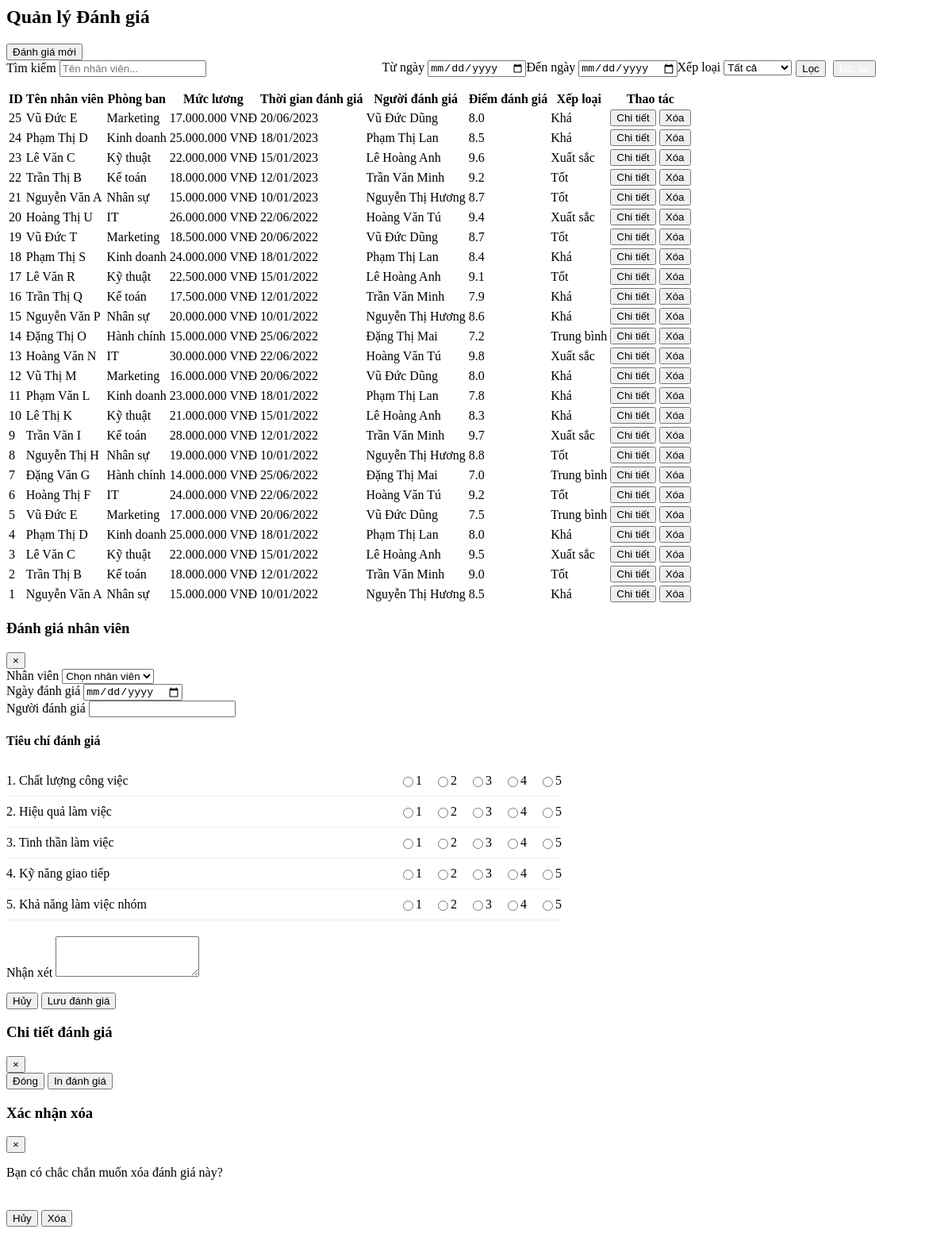
The page /pages/assessment.php on the database its author committed.
### tables this page shows
CREATE TABLE Assessment (
    id INT PRIMARY KEY AUTO_INCREMENT,
    Ten_nhan_vien VARCHAR(50) NOT NULL,
    Thoi_gian DATE,
    Nguoi_danh_gia VARCHAR(50),
    Diem_danh_gia DECIMAL(3,1),
    Xep_loai VARCHAR(20)
);

CREATE TABLE Employee (
    id INT PRIMARY KEY AUTO_INCREMENT,
    Ten_nhan_vien VARCHAR(50) NOT NULL,
    Gioi_tinh VARCHAR(10),
    Phong_ban VARCHAR(50),
    Chuc_vu VARCHAR(50),
    Muc_luong DECIMAL(12,2),
    Ngay_bat_dau_hop_dong DATE,
    Ngay_ket_thuc_hop_dong DATE,
    Loai_hop_dong VARCHAR(30),
    Luong_co_ban DECIMAL(12,2),
    Luong_thuc_te DECIMAL(12,2),
    Phu_cap DECIMAL(12,2),
    Luong_thuong DECIMAL(12,2),
    Cac_khoan_tru DECIMAL(12,2),
    Thue DECIMAL(12,2),
    Thuc_lanh DECIMAL(12,2)
);

### pages/assessment.php (the view, shortened to what this page needs)
<?php
$servername = "localhost";
$username = "root";
$password = "";
$dbname = "CompanyManagement";
try {
    $conn = new PDO("mysql:host=$servername;dbname=$dbname", $username, $password);
    $conn->setAttribute(PDO::ATTR_ERRMODE, PDO::ERRMODE_EXCEPTION);
} catch (PDOException $e) {
    die("Connection failed: " . $e->getMessage());
}
$params = [];
$where_clause = "";
$order_by = "ORDER BY a.id DESC";
?>
<div class="assessment-container">
    <div class="card">
        <div class="card-header">
            <h2 class="card-title">Quản lý Đánh giá</h2>
            <button class="btn btn-primary" onclick="openAssessmentModal()">Đánh giá mới</button>
        </div>
        <div class="filter-section">
            <form method="GET" id="assessmentFilterForm" style="display: flex; width: 100%;">
                <div class="filter-item" style="width:40%; flex: none;">
                    <label for="search">Tìm kiếm</label>
                    <input type="text" id="search" name="search" placeholder="Tên nhân viên..."
                        class="form-control" value="<?php echo isset($_GET['search']) ? htmlspecialchars($_GET['search']) : ''; ?>">
                </div>
                <div class="filter-item">
                    <label for="date_from">Từ ngày</label>
                    <input type="date" id="date_from" name="date_from" class="form-control"
                        value="<?php echo isset($_GET['date_from']) ? htmlspecialchars($_GET['date_from']) : ''; ?>">
                </div>
                <div class="filter-item">
                    <label for="date_to">Đến ngày</label>
                    <input type="date" id="date_to" name="date_to" class="form-control"
                        value="<?php echo isset($_GET['date_to']) ? htmlspecialchars($_GET['date_to']) : ''; ?>">
                </div>
                <div class="filter-item">
                    <label for="rating">Xếp loại</label>
                    <select id="rating" name="rating" class="form-control">
                        <option value="">Tất cả</option>
                    </select>
                </div>
                <div class="filter-item" style="align-items: flex-end;flex-direction: row;margin-left: 5px;">
                    <button type="submit" style="margin-right: 5px;" class="btn btn-primary">Lọc</button>
                    <button type="button" class="btn btn-secondary">
                        <a href="index.php?page=assessment" style="text-decoration: none;color: white;">
                        </a>
                    </button>
                </div>
            </form>
        </div>
        <table class="data-table">
            <thead>
                <tr>
                    <th>ID</th>
                    <th>Tên nhân viên</th>
                    <th>Phòng ban</th>
                    <th>Mức lương</th>
                    <th>Thời gian đánh giá</th>
                    <th>Người đánh giá</th>
                    <th>Điểm đánh giá</th>
                    <th>Xếp loại</th>
                    <th>Thao tác</th>
                </tr>
            </thead>
            <tbody>
                <?php
                $sql = "SELECT a.id, e.Ten_nhan_vien, e.Phong_ban, e.Muc_luong, a.Thoi_gian, a.Nguoi_danh_gia, a.Diem_danh_gia, a.Xep_loai
                        FROM Assessment a
                        JOIN Employee e ON a.Ten_nhan_vien = e.Ten_nhan_vien
                        $where_clause $order_by";
                $stmt = $conn->prepare($sql);
                $stmt->execute($params);
                $assessments = $stmt->fetchAll(PDO::FETCH_ASSOC);
                if (count($assessments) > 0) {
                    foreach ($assessments as $assessment) {
                        echo "<tr>";
                        echo "<td>{$assessment['id']}</td>";
                        echo "<td>{$assessment['Ten_nhan_vien']}</td>";
                        echo "<td>{$assessment['Phong_ban']}</td>";
                        echo "<td>" . number_format($assessment['Muc_luong'], 0, ',', '.') . " VNĐ</td>";
                        echo "<td>" . date('d/m/Y', strtotime($assessment['Thoi_gian'])) . "</td>";
                        echo "<td>{$assessment['Nguoi_danh_gia']}</td>";
                        echo "<td>{$assessment['Diem_danh_gia']}</td>";
                        echo "<td>{$assessment['Xep_loai']}</td>";
                        echo "<td>
                                <button class='btn btn-info btn-sm' onclick='viewAssessmentDetails({$assessment['id']})'>Chi tiết</button>
                                <button class='btn btn-danger btn-sm' onclick='confirmDeleteAssessment({$assessment['id']})'>Xóa</button>
                              </td>";
                        echo "</tr>";
                    }
                } else {
                    echo "<tr><td colspan='9' style='text-align: center;'>Không tìm thấy dữ liệu đánh giá</td></tr>";
                }
                ?>
            </tbody>
        </table>
    </div>
</div>
<div class="modal" id="assessmentModal">
    <div class="modal-content" style="width: 700px; max-width: 90%;">
        <div class="modal-header">
            <h3 class="modal-title">Đánh giá nhân viên</h3>
            <button class="close-btn" onclick="closeModal('assessmentModal')">&times;</button>
        </div>
        <div class="modal-body">
            <form id="assessmentForm" method="POST">
                <div class="form-group">
                    <label for="assessment_employee">Nhân viên</label>
                    <select id="assessment_employee" name="employee" class="form-control" required>
                        <option value="">Chọn nhân viên</option>
                    </select>
                </div>
                <div class="form-group">
                    <label for="assessment_date">Ngày đánh giá</label>
                    <input type="date" id="assessment_date" name="date" class="form-control" required>
                </div>
                <div class="form-group">
                    <label for="assessment_evaluator">Người đánh giá</label>
                    <input type="text" id="assessment_evaluator" name="evaluator" class="form-control" required>
                </div>
                <h4 class="mt-4">Tiêu chí đánh giá</h4>
                <div class="assessment-criteria">
                    <div class="criteria-item">
                        <label>1. Chất lượng công việc</label>
                        <div class="rating-group">
                            <?php
                            for($i = 1; $i <= 5; $i++) {
                                echo "<label><input type='radio' name='quality' value='$i'> $i</label>";
                            }
                            ?>
                        </div>
                    </div>
                    <div class="criteria-item">
                        <label>2. Hiệu quả làm việc</label>
                        <div class="rating-group">
                            <?php
                            for($i = 1; $i <= 5; $i++) {
                                echo "<label><input type='radio' name='efficiency' value='$i'> $i</label>";
                            }
                            ?>
                        </div>
                    </div>
                    <div class="criteria-item">
                        <label>3. Tinh thần làm việc</label>
                        <div class="rating-group">
                            <?php
                            for($i = 1; $i <= 5; $i++) {
                                echo "<label><input type='radio' name='attitude' value='$i'> $i</label>";
                            }
                            ?>
                        </div>
                    </div>
                    <div class="criteria-item">
                        <label>4. Kỹ năng giao tiếp</label>
                        <div class="rating-group">
                            <?php
                            for($i = 1; $i <= 5; $i++) {
                                echo "<label><input type='radio' name='communication' value='$i'> $i</label>";
                            }
                            ?>
                        </div>
                    </div>
                    <div class="criteria-item">
                        <label>5. Khả năng làm việc nhóm</label>
                        <div class="rating-group">
                            <?php
                            for($i = 1; $i <= 5; $i++) {
                                echo "<label><input type='radio' name='teamwork' value='$i'> $i</label>";
                            }
                            ?>
                        </div>
                    </div>
                </div>
                <div class="form-group">
                    <label for="assessment_comments">Nhận xét</label>
                    <textarea id="assessment_comments" name="comments" class="form-control" rows="3"></textarea>
                </div>
            </form>
        </div>
        <div class="modal-footer">
            <button class="btn btn-secondary" onclick="closeModal('assessmentModal')">Hủy</button>
            <button class="btn btn-primary" onclick="submitAssessment()">Lưu đánh giá</button>
        </div>
    </div>
</div>
<div class="modal" id="assessmentDetailsModal">
    <div class="modal-content">
        <div class="modal-header">
            <h3 class="modal-title">Chi tiết đánh giá</h3>
            <button class="close-btn" onclick="closeModal('assessmentDetailsModal')">&times;</button>
        </div>
        <div class="modal-footer">
            <button class="btn btn-secondary" onclick="closeModal('assessmentDetailsModal')">Đóng</button>
            <button class="btn btn-primary" onclick="printAssessmentDetails()">In đánh giá</button>
        </div>
    </div>
</div>
<div class="modal" id="deleteAssessmentModal">
    <div class="modal-content">
        <div class="modal-header">
            <h3 class="modal-title">Xác nhận xóa</h3>
            <button class="close-btn" onclick="closeModal('deleteAssessmentModal')">&times;</button>
        </div>
        <div class="modal-body" style="height: 7vh;">
            <p>Bạn có chắc chắn muốn xóa đánh giá này?</p>
        </div>
        <div class="modal-footer">
            <button class="btn btn-secondary" onclick="closeModal('deleteAssessmentModal')">Hủy</button>
            <button class="btn btn-danger" onclick="document.getElementById('deleteAssessmentForm').submit()">Xóa</button>
        </div>
    </div>
</div>

### pages/assessment.php (style rules this page uses)
.assessment-criteria { margin-bottom: 20px; }
.criteria-item { display: flex; justify-content: space-between; align-items: center; padding: 10px 0; border-bottom: 1px solid #eee; }
.rating-group { display: flex; gap: 15px; }
.rating-group label { display: flex; align-items: center; cursor: pointer; }

### rows shown on the page
assessment: id "25", employee.Ten_nhan_vien "Vũ Đức E", employee.Phong_ban "Marketing", employee.Muc_luong "17.000.000", Thoi_gian "20/06/2023", Nguoi_danh_gia "Vũ Đức Dũng", Diem_danh_gia "8.0", Xep_loai "Khá"
assessment: id "24", employee.Ten_nhan_vien "Phạm Thị D", employee.Phong_ban "Kinh doanh", employee.Muc_luong "25.000.000", Thoi_gian "18/01/2023", Nguoi_danh_gia "Phạm Thị Lan", Diem_danh_gia "8.5", Xep_loai "Khá"
assessment: id "23", employee.Ten_nhan_vien "Lê Văn C", employee.Phong_ban "Kỹ thuật", employee.Muc_luong "22.000.000", Thoi_gian "15/01/2023", Nguoi_danh_gia "Lê Hoàng Anh", Diem_danh_gia "9.6", Xep_loai "Xuất sắc"
assessment: id "22", employee.Ten_nhan_vien "Trần Thị B", employee.Phong_ban "Kế toán", employee.Muc_luong "18.000.000", Thoi_gian "12/01/2023", Nguoi_danh_gia "Trần Văn Minh", Diem_danh_gia "9.2", Xep_loai "Tốt"
assessment: id "21", employee.Ten_nhan_vien "Nguyễn Văn A", employee.Phong_ban "Nhân sự", employee.Muc_luong "15.000.000", Thoi_gian "10/01/2023", Nguoi_danh_gia "Nguyễn Thị Hương", Diem_danh_gia "8.7", Xep_loai "Tốt"
assessment: id "20", employee.Ten_nhan_vien "Hoàng Thị U", employee.Phong_ban "IT", employee.Muc_luong "26.000.000", Thoi_gian "22/06/2022", Nguoi_danh_gia "Hoàng Văn Tú", Diem_danh_gia "9.4", Xep_loai "Xuất sắc"
assessment: id "19", employee.Ten_nhan_vien "Vũ Đức T", employee.Phong_ban "Marketing", employee.Muc_luong "18.500.000", Thoi_gian "20/06/2022", Nguoi_danh_gia "Vũ Đức Dũng", Diem_danh_gia "8.7", Xep_loai "Tốt"
assessment: id "18", employee.Ten_nhan_vien "Phạm Thị S", employee.Phong_ban "Kinh doanh", employee.Muc_luong "24.000.000", Thoi_gian "18/01/2022", Nguoi_danh_gia "Phạm Thị Lan", Diem_danh_gia "8.4", Xep_loai "Khá"
assessment: id "17", employee.Ten_nhan_vien "Lê Văn R", employee.Phong_ban "Kỹ thuật", employee.Muc_luong "22.500.000", Thoi_gian "15/01/2022", Nguoi_danh_gia "Lê Hoàng Anh", Diem_danh_gia "9.1", Xep_loai "Tốt"
assessment: id "16", employee.Ten_nhan_vien "Trần Thị Q", employee.Phong_ban "Kế toán", employee.Muc_luong "17.500.000", Thoi_gian "12/01/2022", Nguoi_danh_gia "Trần Văn Minh", Diem_danh_gia "7.9", Xep_loai "Khá"
assessment: id "15", employee.Ten_nhan_vien "Nguyễn Văn P", employee.Phong_ban "Nhân sự", employee.Muc_luong "20.000.000", Thoi_gian "10/01/2022", Nguoi_danh_gia "Nguyễn Thị Hương", Diem_danh_gia "8.6", Xep_loai "Khá"
assessment: id "14", employee.Ten_nhan_vien "Đặng Thị O", employee.Phong_ban "Hành chính", employee.Muc_luong "15.000.000", Thoi_gian "25/06/2022", Nguoi_danh_gia "Đặng Thị Mai", Diem_danh_gia "7.2", Xep_loai "Trung bình"
assessment: id "13", employee.Ten_nhan_vien "Hoàng Văn N", employee.Phong_ban "IT", employee.Muc_luong "30.000.000", Thoi_gian "22/06/2022", Nguoi_danh_gia "Hoàng Văn Tú", Diem_danh_gia "9.8", Xep_loai "Xuất sắc"
assessment: id "12", employee.Ten_nhan_vien "Vũ Thị M", employee.Phong_ban "Marketing", employee.Muc_luong "16.000.000", Thoi_gian "20/06/2022", Nguoi_danh_gia "Vũ Đức Dũng", Diem_danh_gia "8.0", Xep_loai "Khá"
assessment: id "11", employee.Ten_nhan_vien "Phạm Văn L", employee.Phong_ban "Kinh doanh", employee.Muc_luong "23.000.000", Thoi_gian "18/01/2022", Nguoi_danh_gia "Phạm Thị Lan", Diem_danh_gia "7.8", Xep_loai "Khá"
assessment: id "10", employee.Ten_nhan_vien "Lê Thị K", employee.Phong_ban "Kỹ thuật", employee.Muc_luong "21.000.000", Thoi_gian "15/01/2022", Nguoi_danh_gia "Lê Hoàng Anh", Diem_danh_gia "8.3", Xep_loai "Khá"
assessment: id "9", employee.Ten_nhan_vien "Trần Văn I", employee.Phong_ban "Kế toán", employee.Muc_luong "28.000.000", Thoi_gian "12/01/2022", Nguoi_danh_gia "Trần Văn Minh", Diem_danh_gia "9.7", Xep_loai "Xuất sắc"
assessment: id "8", employee.Ten_nhan_vien "Nguyễn Thị H", employee.Phong_ban "Nhân sự", employee.Muc_luong "19.000.000", Thoi_gian "10/01/2022", Nguoi_danh_gia "Nguyễn Thị Hương", Diem_danh_gia "8.8", Xep_loai "Tốt"
assessment: id "7", employee.Ten_nhan_vien "Đặng Văn G", employee.Phong_ban "Hành chính", employee.Muc_luong "14.000.000", Thoi_gian "25/06/2022", Nguoi_danh_gia "Đặng Thị Mai", Diem_danh_gia "7.0", Xep_loai "Trung bình"
assessment: id "6", employee.Ten_nhan_vien "Hoàng Thị F", employee.Phong_ban "IT", employee.Muc_luong "24.000.000", Thoi_gian "22/06/2022", Nguoi_danh_gia "Hoàng Văn Tú", Diem_danh_gia "9.2", Xep_loai "Tốt"
assessment: id "5", employee.Ten_nhan_vien "Vũ Đức E", employee.Phong_ban "Marketing", employee.Muc_luong "17.000.000", Thoi_gian "20/06/2022", Nguoi_danh_gia "Vũ Đức Dũng", Diem_danh_gia "7.5", Xep_loai "Trung bình"
assessment: id "4", employee.Ten_nhan_vien "Phạm Thị D", employee.Phong_ban "Kinh doanh", employee.Muc_luong "25.000.000", Thoi_gian "18/01/2022", Nguoi_danh_gia "Phạm Thị Lan", Diem_danh_gia "8.0", Xep_loai "Khá"
assessment: id "3", employee.Ten_nhan_vien "Lê Văn C", employee.Phong_ban "Kỹ thuật", employee.Muc_luong "22.000.000", Thoi_gian "15/01/2022", Nguoi_danh_gia "Lê Hoàng Anh", Diem_danh_gia "9.5", Xep_loai "Xuất sắc"
assessment: id "2", employee.Ten_nhan_vien "Trần Thị B", employee.Phong_ban "Kế toán", employee.Muc_luong "18.000.000", Thoi_gian "12/01/2022", Nguoi_danh_gia "Trần Văn Minh", Diem_danh_gia "9.0", Xep_loai "Tốt"
assessment: id "1", employee.Ten_nhan_vien "Nguyễn Văn A", employee.Phong_ban "Nhân sự", employee.Muc_luong "15.000.000", Thoi_gian "10/01/2022", Nguoi_danh_gia "Nguyễn Thị Hương", Diem_danh_gia "8.5", Xep_loai "Khá"
